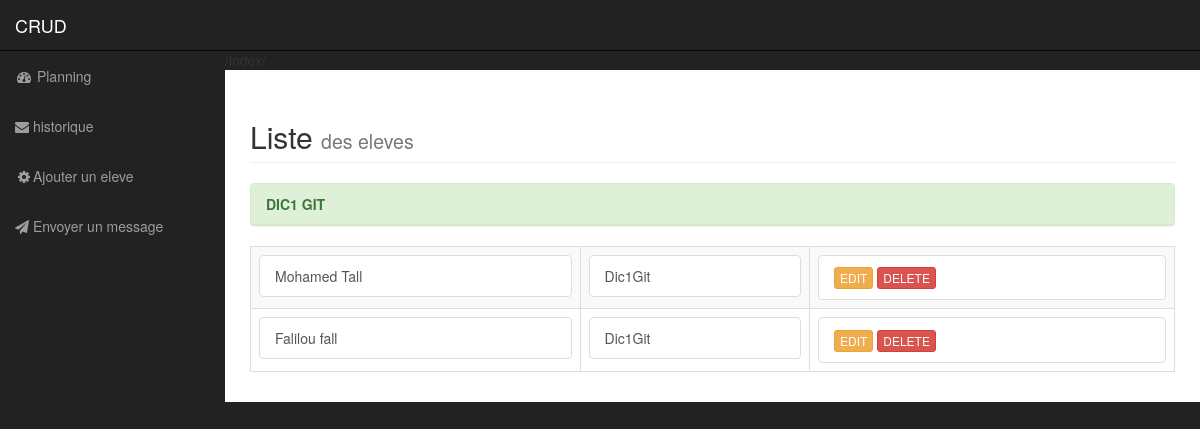
/liste/ (signed in), run on the app's committed database.
### myapp/models.py (models this page shows, shortened)
class Eleve(models.Model):
    nom_eleve=models.CharField(max_length=50)
    prenom_eleve=models.CharField(max_length=50)
    id_classe=models.ForeignKey('Classe', on_delete=models.CASCADE)
    class Meta:
        verbose_name_plural = "Eleve"
        ordering = ['nom_eleve']

class Classe(models.Model):
    user = models.OneToOneField(User, on_delete=models.CASCADE)  # Liaison 0netoOne vers le model User
    nom_classe=models.CharField(max_length=50)
    class Meta:
        verbose_name_plural = "Classe"
        ordering = ['nom_classe']
    def __str__(self):
        return "{0}".format(self.user.username)

### myapp/views.py (the view)
# urls.py: path('liste/', views.liste, name='liste'),
@login_required(login_url='login')
def liste(request):
    eleves  = Eleve.objects.all()
    return render(request, 'blog/liste.html', locals())

### myapp/templates/blog/liste.html (shortened to what this page needs)
<!DOCTYPE html>
<html lang="en">
<head>
    {% load static %}
      <link href="{% static 'blog/css/_modal.scss' %}" rel="stylesheet">
    <link href="{% static 'blog/css/bootstrap.min.css' %}" rel="stylesheet">
    <link href="{% static 'blog/css/animate.min.css' %}" rel="stylesheet">
    <link href="{% static 'blog/css/sb-admin.css' %}" rel="stylesheet">
    <link href="{% static 'blog/css/plugins/morris.css' %}" rel="stylesheet">
    <link href="{% static 'blog/font-awesome/css/font-awesome.min.css' %}" rel="stylesheet" type="text/css">
</head>
<body>
    <div id="wrapper">
        <nav class="navbar navbar-inverse navbar-fixed-top" role="navigation">
            <div class="navbar-header">
                <a class="navbar-brand" href="{% url 'index' %}">CRUD </a>
            </div>
            <div class="collapse navbar-collapse navbar-ex1-collapse">
                <ul class="nav navbar-nav side-nav">
                    <li class="">
                        <a href="{% url 'index' %}"><i class="fa fa-fw fa-dashboard"></i> Planning</a>
                    </li>
                    <li class="">
                        <a href="{% url 'index' %}"><i class="fa fa-envelope" aria-hidden="true"> </i> historique</a>
                    </li>
                    <li class="">
                        <a href="{% url 'ajout' %}" data-toggle= "modal" data-target= "#exampleModalCenter"><i class="fa fa-cog fa-fw" aria-hidden="true"> </i>Ajouter un eleve</a>
                    </li>
                     <li class="">
                        <a href="{% url 'ajout' %}"><i class="fa fa-paper-plane" aria-hidden="true"></i>  Envoyer un message</a>
                    </li>
                </ul>
            </div>
        </nav>
        <div id="page-wrapper">
            <div class="container-fluid">
                <div class="row">
                    <div class="col-lg-12">
                        <h2 class="page-header animated slideInLeft">
                           Liste <small class="">des eleves</small>
                        </h2>
                          <div class="table-responsive col-lg-_">
                            <table class="table table-bordered table-hover table-striped">
                                 <div class="panel panel-success">
                                      <div class="panel-heading animated fadeInLeft"><strong>DIC1 GIT</strong></div>
                                        <div class="list-group">
                                         {% for eleve in eleves %}
                            <tr class="">
                                <td><li style="list-style-type: none;"><a href="#" class="list-group-item">{{ eleve.prenom_eleve }} {{ eleve.nom_eleve }}</a></li></td>
                            <td><li style="list-style-type: none;"><a href="#" class="list-group-item">{{ eleve.id_classe }}</a></li></td>
                            <td>
                                <li class="list-group-item" style="list-style-type: none;">
                                    <a  type="button" class="btn btn-xs btn-warning" href="{% url 'EditEleve' id=eleve.id %}"> EDIT </a>
                                    <a  type="button" class="btn btn-xs btn-danger" href="{% url 'dele' id=eleve.id %}">DELETE </a>
                                </li>
                            </td>
                            </tr>
                             {% endfor %}
                                    </div>
                            </table>
                        </div>
                    </div>
                </div>
            </div>
        </div>
    </div>
</body>
</html>

### myapp/static/blog/css/sb-admin.css (style rules this page uses)
body { margin-top: 100px; background-color: #222; }
@media (min-width:768px) { body { margin-top: 50px; } }
#wrapper { padding-left: 0; }
#page-wrapper { width: 100%; padding: 0; background-color: #fff; }
@media (min-width:768px) { #wrapper { padding-left: 225px; } }
@media (min-width:768px) { #page-wrapper { padding: 10px; } }
@media (min-width:768px) { .side-nav { position: fixed; top: 51px; left: 225px; width: 225px; margin-left: -225px; border: none; border-radius: 0; overflow-y: auto; background-color: #222; bottom: 0; overflow-x: hidden; padding-bottom: 40px; } }
@media (min-width:768px) { .side-nav>li>a { width: 225px; } }

### data on the page
Eleve: prenom_eleve "Mohamed", nom_eleve "Tall", id_classe "Dic1Git"
Eleve: prenom_eleve "Falilou", nom_eleve "fall", id_classe "Dic1Git"
